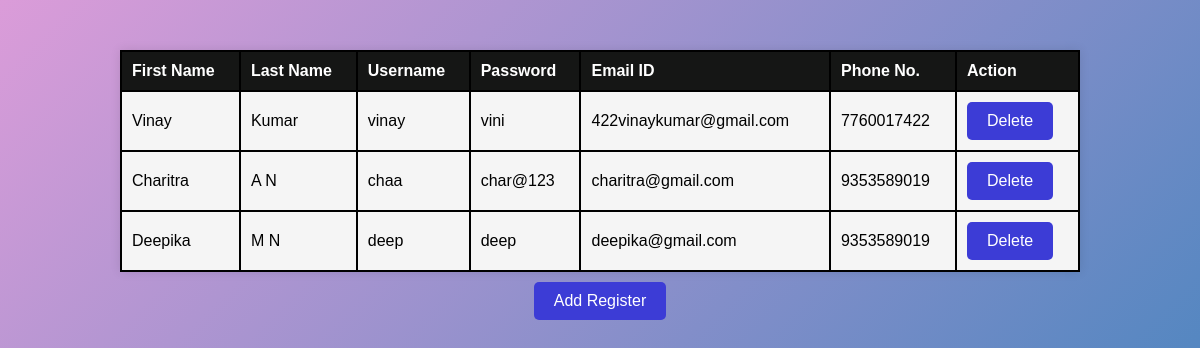
Screenshot of /users (signed in) with the database file from the repository.
### app.py (models this page shows, shortened)
class User(db.Model):
    id=db.Column(db.Integer,primary_key=True)
    firstname=db.Column(db.String(20),nullable=False)
    lastname=db.Column(db.String(15),nullable=False)
    username=db.Column(db.String(20),nullable=False)
    password=db.Column(db.String(20),nullable=False)
    email=db.Column(db.String(50),unique=True,nullable=False)
    phone=db.Column(db.String,nullable=True)

### app.py (the view)
@app.route('/users')
def userView():
    if 'user_id' not in session:
        return redirect('/login')
    registers=User.query.all()
    return render_template('users.html',registers=registers)

### templates/users.html (shortened to what this page needs)
<!DOCTYPE html>
<html lang="en">
<head>
</head>
<body>
    <div class="container">
        <table>
            <tr>
                <th>First Name</th>
                <th>Last Name</th>
                <th>Username</th>
                <th>Password</th>
                <th>Email ID</th>
                <th>Phone No.</th>
                <th>Action</th>
            </tr>
            <tr>
                {% for data in registers %}
                <td>{{data.firstname}}</td>
                <td>{{data.lastname}}</td>
                <td>{{data.username}}</td>
                <td>{{data.password}}</td>
                <td>{{data.email}}</td>
                <td>{{data.phone}}</td>
                <td><a href="/delete/{{data.id}}" class="button">Delete</a></td>
            </tr>
            {% endfor %}
        </table>
        <a href="/register" class="button">Add Register</a>
    </div>
</body>
</html>

### templates/users.html (style rules this page uses)
body { font-family: Arial, sans-serif; background: linear-gradient(135deg, #db9cd9, #2980b9); height: 100vh; margin: 0; }
table { border-collapse: collapse; width: 80%; margin: 20px auto; background-color: white; box-shadow: 0 0 10px rgba(0, 0, 0, 0.1); margin-bottom:10px; }
th, td { border: 2px solid black; padding: 10px; text-align: left; }
th { background-color: #151615; color: white; }
td { background-color: whitesmoke; }
a.button { display: inline-block; padding: 10px 20px; font-size: 16px; color: white; background-color: rgb(60, 60, 214); text-decoration: none; border-radius: 5px; }
.container { text-align: center; margin-top: 50px; }

### rows the page displays
User: firstname "Vinay", lastname "Kumar", username "vinay", password "vini", email "422vinaykumar@gmail.com", phone "7760017422"
User: firstname "Charitra", lastname "A N", username "chaa", password "char@123", email "charitra@gmail.com", phone "9353589019"
User: firstname "Deepika", lastname "M N", username "deep", password "deep", email "deepika@gmail.com", phone "9353589019"
